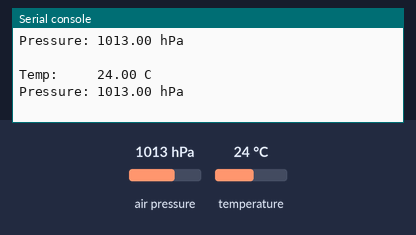
Bench run of a program on a simulated Raspberry Pi Pico running MicroPython. Parts: the last lines printed to the serial console. The inputs (shaded band) are chosen by the test bench; at power-on: air pressure 1013 hPa, temperature 24 °C.

Above: at 1.2 s.
1.3 s: air pressure set to 952 hPa
At 2.6 s:
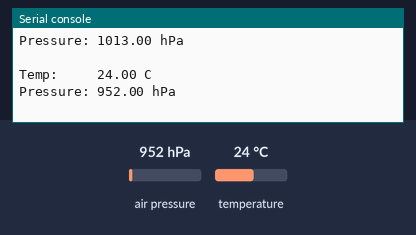
2.8 s: temperature set to 12 °C
At 3.6 s:
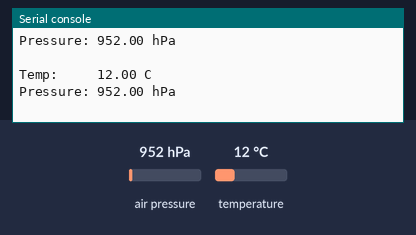
4.3 s: air pressure set to 975 hPa
At 5.8 s:
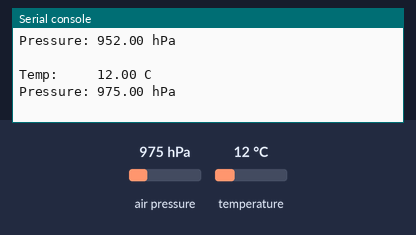
Timing chart, 0 to 7.3 s (numbered marks = the images above; inputs shaded):
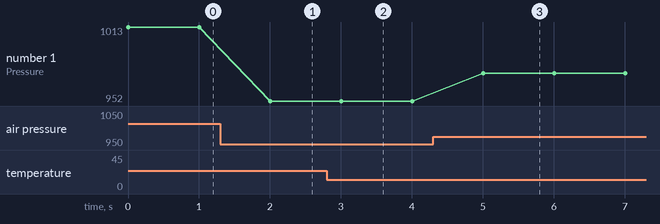

The program:

example.py
```python
# Runs on MicroPython (e.g. Raspberry Pi Pico) to read temperature and pressure from a BMP280 over I2C and print the results to the REPL.
#
# Buy this module: https://shillehtek.com/products/shillehtek-bmp280-pre-soldered
# Full manual: https://shillehtek.com/blogs/shillehtek-product-manuals/bmp280-i2c-iic-digital-atmospheric-pressure-temperature-altitude-sensor
# More examples: https://github.com/shillehbean/shillehtek-examples
#

# BMP280 - Pico MicroPython Example
# Requires bmp280.py from David Stenwall's micropython-bmp280 library.

from machine import Pin, I2C
from bmp280 import BMP280
import time

i2c = I2C(0, scl=Pin(5), sda=Pin(4), freq=400_000)
bmp = BMP280(i2c, addr=0x76)

while True:
    print("Temp:     {:.2f} C".format(bmp.temperature))
    print("Pressure: {:.2f} hPa".format(bmp.pressure / 100))
    print()
    time.sleep(1)
```

Measured:
- after the input at 1.3 s, the serial console: prints a new line after 0.70 s (image 1)
- after the input at 2.8 s, the serial console: prints a new line after 0.20 s (image 2)
- after the input at 4.3 s, the serial console: prints a new line after 0.71 s (image 3)
- plotted number 1: 1013 → 952 after the input at 1.3 s, 952 → 975 after the input at 4.3 s
